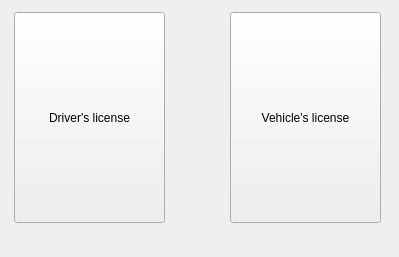
<?xml version="1.0" encoding="UTF-8"?>
<ui version="4.0">
 <class>Form</class>
 <widget class="QWidget" name="Form">
  <property name="geometry">
   <rect>
    <x>0</x>
    <y>0</y>
    <width>399</width>
    <height>257</height>
   </rect>
  </property>
  <property name="windowTitle">
   <string>Form</string>
  </property>
  <widget class="QPushButton" name="pushButton">
   <property name="geometry">
    <rect>
     <x>14</x>
     <y>12</y>
     <width>151</width>
     <height>211</height>
    </rect>
   </property>
   <property name="text">
    <string>Driver's license</string>
   </property>
  </widget>
  <widget class="QPushButton" name="pushButton_2">
   <property name="geometry">
    <rect>
     <x>230</x>
     <y>12</y>
     <width>151</width>
     <height>211</height>
    </rect>
   </property>
   <property name="text">
    <string>Vehicle's license</string>
   </property>
  </widget>
 </widget>
 <resources/>
 <connections/>
</ui>
